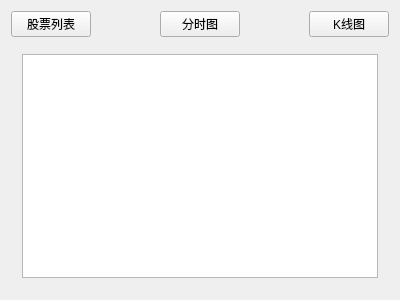
<?xml version="1.0" encoding="UTF-8"?>
<ui version="4.0">
 <class>MainWindow</class>
 <widget class="QMainWindow" name="MainWindow">
  <property name="geometry">
   <rect>
    <x>0</x>
    <y>0</y>
    <width>400</width>
    <height>300</height>
   </rect>
  </property>
  <property name="windowTitle">
   <string>MainWindow</string>
  </property>
  <widget class="QWidget" name="centralWidget">
   <layout class="QVBoxLayout" name="verticalLayout">
    <item>
     <layout class="QHBoxLayout" name="horizontalLayout">
      <item>
       <widget class="QPushButton" name="historyButton">
        <property name="text">
         <string>股票列表</string>
        </property>
       </widget>
      </item>
      <item>
       <spacer name="horizontalSpacer">
        <property name="orientation">
         <enum>Qt::Horizontal</enum>
        </property>
        <property name="sizeHint" stdset="0">
         <size>
          <width>40</width>
          <height>20</height>
         </size>
        </property>
       </spacer>
      </item>
      <item>
       <widget class="QPushButton" name="klineButton">
        <property name="text">
         <string>分时图</string>
        </property>
       </widget>
      </item>
      <item>
       <spacer name="horizontalSpacer_2">
        <property name="orientation">
         <enum>Qt::Horizontal</enum>
        </property>
        <property name="sizeHint" stdset="0">
         <size>
          <width>40</width>
          <height>20</height>
         </size>
        </property>
       </spacer>
      </item>
      <item>
       <widget class="QPushButton" name="listButton">
        <property name="text">
         <string>K线图</string>
        </property>
       </widget>
      </item>
     </layout>
    </item>
    <item>
     <widget class="QStackedWidget" name="stackedWidget">
      <property name="currentIndex">
       <number>0</number>
      </property>
      <widget class="QWidget" name="listPage">
       <layout class="QVBoxLayout" name="verticalLayout_2">
        <item>
         <widget class="QTableWidget" name="tableWidget">
          <property name="sortingEnabled">
           <bool>true</bool>
          </property>
         </widget>
        </item>
       </layout>
      </widget>
      <widget class="QWidget" name="chartPage"/>
      <widget class="QWidget" name="klinePage"/>
     </widget>
    </item>
   </layout>
  </widget>
 </widget>
 <layoutdefault spacing="6" margin="11"/>
 <resources/>
 <connections>
  <connection>
   <sender>historyButton</sender>
   <signal>clicked()</signal>
   <receiver>MainWindow</receiver>
   <slot>slotListClicked()</slot>
   <hints>
    <hint type="sourcelabel">
     <x>57</x>
     <y>22</y>
    </hint>
    <hint type="destinationlabel">
     <x>8</x>
     <y>6</y>
    </hint>
   </hints>
  </connection>
  <connection>
   <sender>klineButton</sender>
   <signal>clicked()</signal>
   <receiver>MainWindow</receiver>
   <slot>slotHistoryClicked()</slot>
   <hints>
    <hint type="sourcelabel">
     <x>175</x>
     <y>24</y>
    </hint>
    <hint type="destinationlabel">
     <x>130</x>
     <y>10</y>
    </hint>
   </hints>
  </connection>
  <connection>
   <sender>listButton</sender>
   <signal>clicked()</signal>
   <receiver>MainWindow</receiver>
   <slot>slotKlineClicked()</slot>
   <hints>
    <hint type="sourcelabel">
     <x>327</x>
     <y>24</y>
    </hint>
    <hint type="destinationlabel">
     <x>270</x>
     <y>7</y>
    </hint>
   </hints>
  </connection>
 </connections>
 <slots>
  <slot>slotListClicked()</slot>
  <slot>slotHistoryClicked()</slot>
  <slot>slotKlineClicked()</slot>
 </slots>
</ui>
